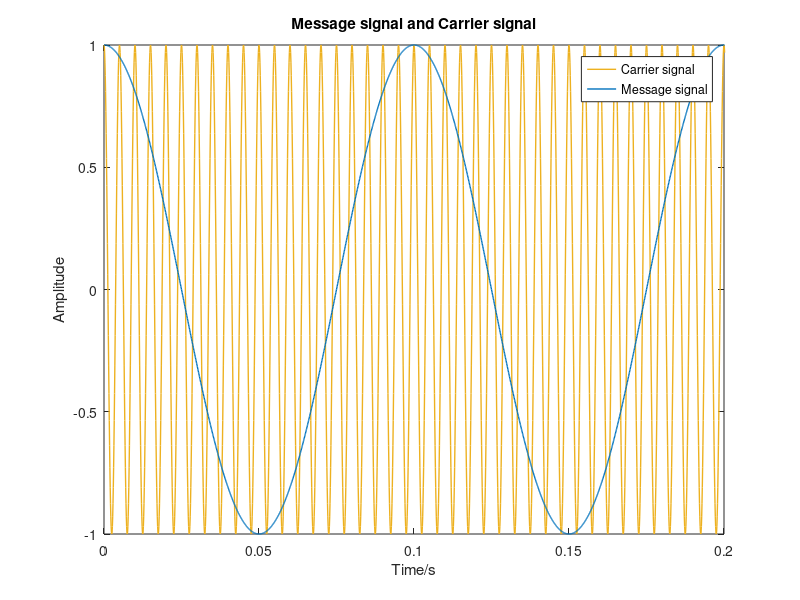
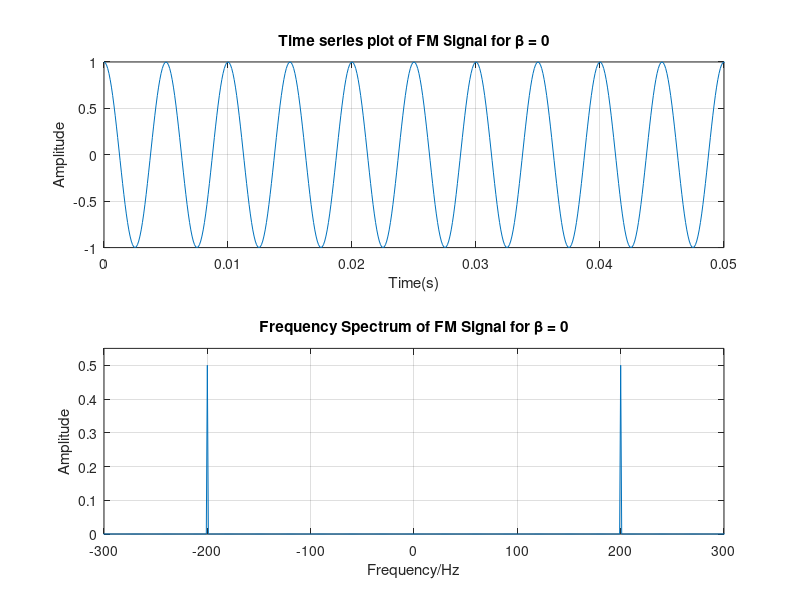
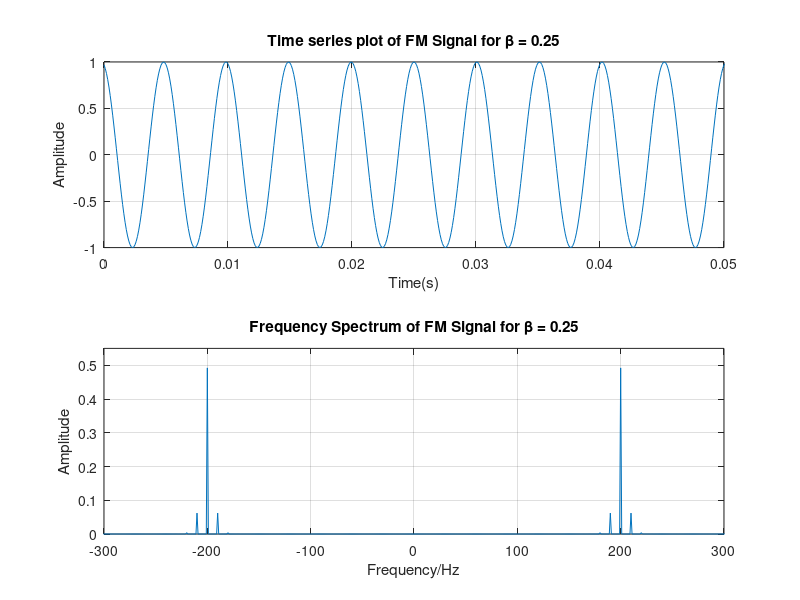
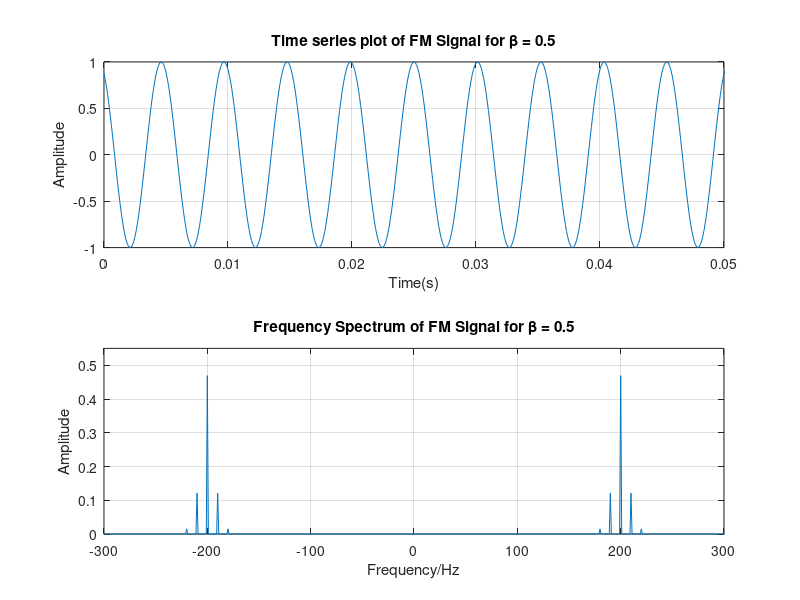

The MATLAB script that drew these images, in order:
clear all;

fs = 10000; %sampling frequency

%time and frequency specifications
dt = 1/fs;
t = 0:dt:1-dt;
L = length(t);
df = fs/L;
f = (-fs/2):df:(fs/2)-df;


Ac = 1;
fc=200; %carrier frequency
fm=10;  %message frequency

%carrier signal
ct = Ac*cos(2*pi*fc*t);

%message signal
mt=cos(2*pi*fm*t);

%set plot colors
color1 = [0.8500 0.3250 0.0980]; %orange
color2 = [0 0.4470 0.7410]; %lightblue
color3 = [0.9290 0.6940 0.1250]; %darkyellow

%MatLab Exersice 1
figure(1);
plot(t,ct,'LineWidth',1,'Color',color3); hold on;
plot(t,mt,'LineWidth',1,'Color',color2);
xlim([0,0.2]);
legend('Carrier signal','Message signal');
xlabel('Time/s');
ylabel('Amplitude');
title('Message signal and Carrier signal');

kf = 1;
B=[0,0.25,0.5,1,2.405,3.838]; %Beta Values

for i=1:length(B)
    
    xfm = Ac*cos((2*pi*fc*t) + (B(i))*mt); %frequency modulated signal in time domain
    XFM = fftshift(fft(xfm)); %frequency spectrum of xfm 
 
    figure(i+1);
    
    subplot(2,1,1);
    plot(t,xfm)
    grid on;
    xlim([0,0.05]);
    xlabel('Time(s)');
    ylabel('Amplitude')
    title(['Time series plot of FM Signal for \beta = ',num2str(B(i))]);
    
    subplot(2,1,2);
    plot(f,abs(XFM)/L);
    ylim([0;0.55]);
    xlim([-300,300]);
    grid on;
    xlabel('Frequency/Hz');
    ylabel('Amplitude')
    title(['Frequency Spectrum of FM Signal for \beta = ',num2str(B(i))]);
    
end


